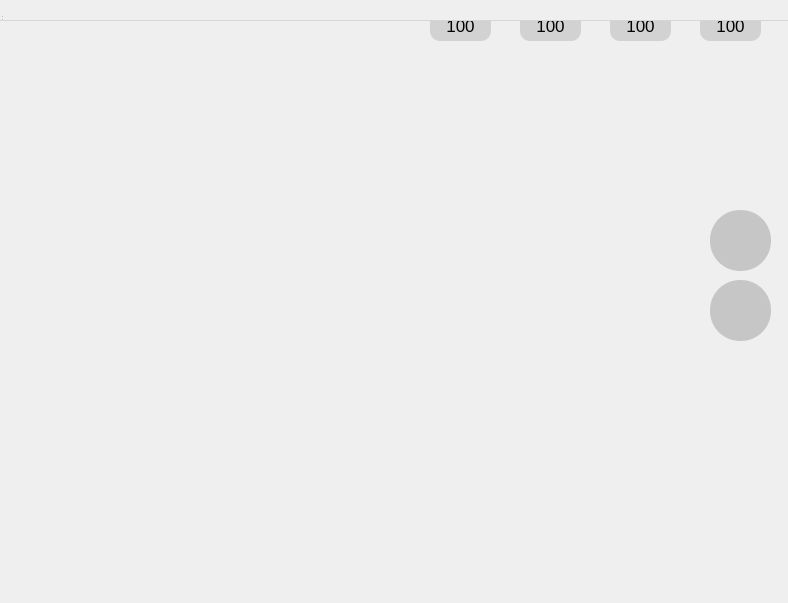
<?xml version="1.0" encoding="UTF-8"?>
<ui version="4.0">
 <class>MainWindow</class>
 <widget class="QWidget" name="MainWindow">
  <property name="geometry">
   <rect>
    <x>0</x>
    <y>0</y>
    <width>788</width>
    <height>603</height>
   </rect>
  </property>
  <property name="acceptDrops">
   <bool>false</bool>
  </property>
  <property name="windowTitle">
   <string>Мой Говорящий Квадробер</string>
  </property>
  <property name="windowIcon">
   <iconset>
    <normaloff>../photo/logo.png</normaloff>../photo/logo.png</iconset>
  </property>
  <widget class="QWidget" name="centralwidget">
   <widget class="QLabel" name="background">
    <property name="geometry">
     <rect>
      <x>0</x>
      <y>0</y>
      <width>791</width>
      <height>561</height>
     </rect>
    </property>
    <property name="text">
     <string/>
    </property>
    <property name="pixmap">
     <pixmap>../photo/house_1.jpg</pixmap>
    </property>
    <property name="scaledContents">
     <bool>true</bool>
    </property>
   </widget>
   <widget class="QLabel" name="pet">
    <property name="geometry">
     <rect>
      <x>60</x>
      <y>260</y>
      <width>471</width>
      <height>291</height>
     </rect>
    </property>
    <property name="styleSheet">
     <string notr="true"/>
    </property>
    <property name="text">
     <string/>
    </property>
    <property name="pixmap">
     <pixmap>../photo/kvadrober.png</pixmap>
    </property>
    <property name="scaledContents">
     <bool>true</bool>
    </property>
   </widget>
   <widget class="QLabel" name="money">
    <property name="geometry">
     <rect>
      <x>430</x>
      <y>10</y>
      <width>61</width>
      <height>31</height>
     </rect>
    </property>
    <property name="font">
     <font>
      <pointsize>13</pointsize>
     </font>
    </property>
    <property name="styleSheet">
     <string notr="true">QLabel {
background-color: rgba(90,90,90,50);
border-radius: 10%;
padding : 5%;
}</string>
    </property>
    <property name="text">
     <string>100</string>
    </property>
    <property name="alignment">
     <set>Qt::AlignCenter</set>
    </property>
   </widget>
   <widget class="QLabel" name="money_photo">
    <property name="geometry">
     <rect>
      <x>473</x>
      <y>10</y>
      <width>41</width>
      <height>31</height>
     </rect>
    </property>
    <property name="text">
     <string/>
    </property>
    <property name="pixmap">
     <pixmap>../photo/money.png</pixmap>
    </property>
    <property name="scaledContents">
     <bool>true</bool>
    </property>
   </widget>
   <widget class="QLabel" name="health">
    <property name="geometry">
     <rect>
      <x>520</x>
      <y>10</y>
      <width>61</width>
      <height>31</height>
     </rect>
    </property>
    <property name="font">
     <font>
      <pointsize>13</pointsize>
      <weight>50</weight>
      <bold>false</bold>
     </font>
    </property>
    <property name="styleSheet">
     <string notr="true">QLabel {
background-color: rgba(90,90,90,50);
border-radius: 10%;
padding : 5%;
}</string>
    </property>
    <property name="text">
     <string>100</string>
    </property>
    <property name="alignment">
     <set>Qt::AlignCenter</set>
    </property>
   </widget>
   <widget class="QLabel" name="health_photo">
    <property name="geometry">
     <rect>
      <x>558</x>
      <y>10</y>
      <width>51</width>
      <height>31</height>
     </rect>
    </property>
    <property name="text">
     <string/>
    </property>
    <property name="pixmap">
     <pixmap>../photo/lifes.png</pixmap>
    </property>
    <property name="scaledContents">
     <bool>true</bool>
    </property>
   </widget>
   <widget class="QLabel" name="food">
    <property name="geometry">
     <rect>
      <x>610</x>
      <y>10</y>
      <width>61</width>
      <height>31</height>
     </rect>
    </property>
    <property name="font">
     <font>
      <pointsize>13</pointsize>
      <weight>50</weight>
      <bold>false</bold>
     </font>
    </property>
    <property name="styleSheet">
     <string notr="true">QLabel {
background-color: rgba(90,90,90,50);
border-radius: 10%;
padding : 5%;
}</string>
    </property>
    <property name="text">
     <string>100</string>
    </property>
    <property name="alignment">
     <set>Qt::AlignCenter</set>
    </property>
   </widget>
   <widget class="QLabel" name="food_photo">
    <property name="geometry">
     <rect>
      <x>660</x>
      <y>10</y>
      <width>31</width>
      <height>31</height>
     </rect>
    </property>
    <property name="text">
     <string/>
    </property>
    <property name="pixmap">
     <pixmap>../photo/food1.png</pixmap>
    </property>
    <property name="scaledContents">
     <bool>true</bool>
    </property>
   </widget>
   <widget class="QLabel" name="water">
    <property name="geometry">
     <rect>
      <x>700</x>
      <y>10</y>
      <width>61</width>
      <height>31</height>
     </rect>
    </property>
    <property name="font">
     <font>
      <pointsize>13</pointsize>
      <weight>50</weight>
      <bold>false</bold>
     </font>
    </property>
    <property name="styleSheet">
     <string notr="true">QLabel {
background-color: rgba(90,90,90,50);
border-radius: 10%;
padding : 5%;
}</string>
    </property>
    <property name="text">
     <string>100</string>
    </property>
    <property name="alignment">
     <set>Qt::AlignCenter</set>
    </property>
   </widget>
   <widget class="QLabel" name="water_photo">
    <property name="geometry">
     <rect>
      <x>750</x>
      <y>10</y>
      <width>31</width>
      <height>31</height>
     </rect>
    </property>
    <property name="text">
     <string/>
    </property>
    <property name="pixmap">
     <pixmap>../photo/water.png</pixmap>
    </property>
    <property name="scaledContents">
     <bool>true</bool>
    </property>
   </widget>
   <widget class="QPushButton" name="shop">
    <property name="geometry">
     <rect>
      <x>710</x>
      <y>210</y>
      <width>61</width>
      <height>61</height>
     </rect>
    </property>
    <property name="autoFillBackground">
     <bool>false</bool>
    </property>
    <property name="styleSheet">
     <string notr="true">QPushButton {
border: transparent solid;
background-color: rgba(90,90,90,70);
border-radius: 30%;
aspect-ratio: 1;

}
QPushButton:hover{
background-color: rgba(0,255,255,50);
}</string>
    </property>
    <property name="text">
     <string/>
    </property>
    <property name="icon">
     <iconset>
      <normaloff>../photo/shop.png</normaloff>../photo/shop.png</iconset>
    </property>
    <property name="iconSize">
     <size>
      <width>32</width>
      <height>32</height>
     </size>
    </property>
   </widget>
   <widget class="QPushButton" name="games">
    <property name="geometry">
     <rect>
      <x>710</x>
      <y>280</y>
      <width>61</width>
      <height>61</height>
     </rect>
    </property>
    <property name="autoFillBackground">
     <bool>false</bool>
    </property>
    <property name="styleSheet">
     <string notr="true">QPushButton {
border: transparent solid;
background-color: rgba(90,90,90,70);
border-radius: 30%;
aspect-ratio: 1;

}
QPushButton:hover{
background-color: rgba(0,255,255,50);
}</string>
    </property>
    <property name="text">
     <string/>
    </property>
    <property name="icon">
     <iconset>
      <normaloff>../photo/games.png</normaloff>../photo/games.png</iconset>
    </property>
    <property name="iconSize">
     <size>
      <width>32</width>
      <height>32</height>
     </size>
    </property>
   </widget>
  </widget>
  <widget class="QMenuBar" name="menubar">
   <property name="geometry">
    <rect>
     <x>0</x>
     <y>0</y>
     <width>788</width>
     <height>21</height>
    </rect>
   </property>
  </widget>
  <widget class="QStatusBar" name="statusbar"/>
 </widget>
 <resources/>
 <connections/>
</ui>
